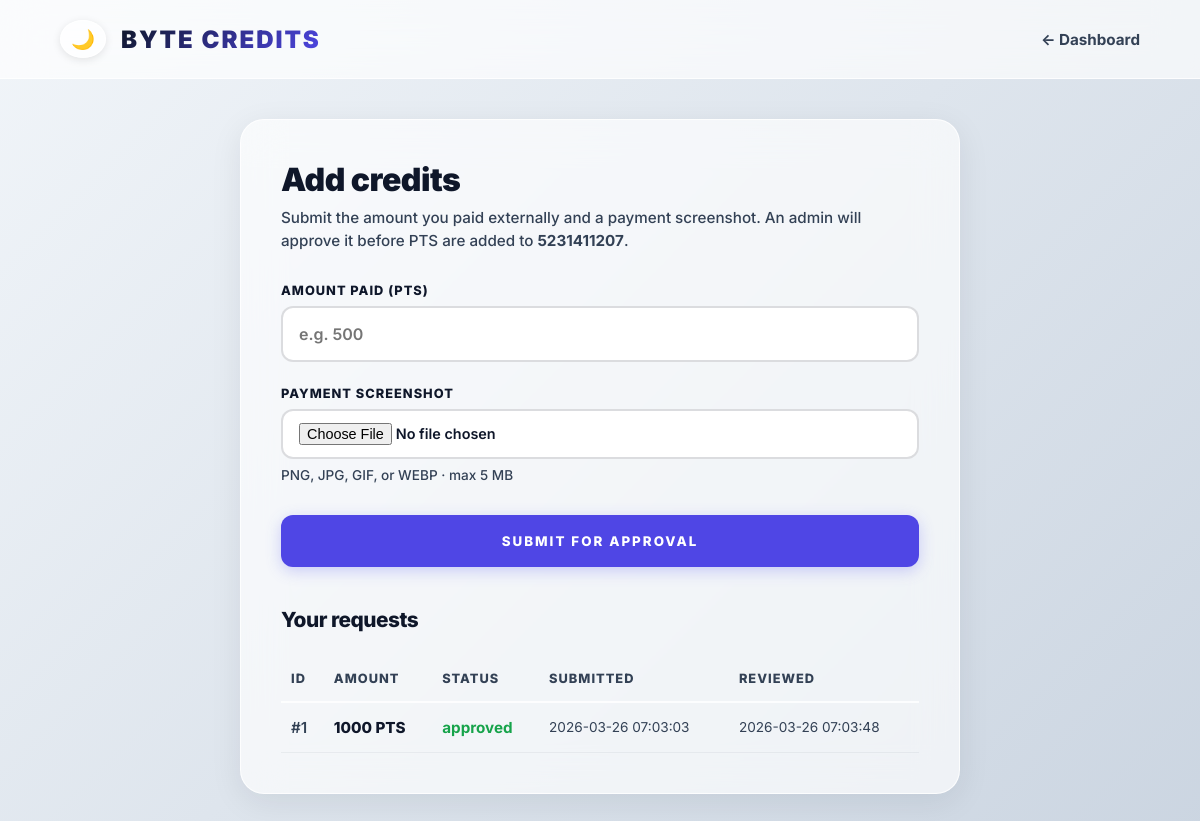
Screenshot of /add-credits (signed in) with the database file from the repository.
### tables this page shows
CREATE TABLE credit_requests (
                id INTEGER PRIMARY KEY AUTOINCREMENT,
                rollno TEXT NOT NULL,
                amount INTEGER NOT NULL,
                screenshot_path TEXT NOT NULL,
                status TEXT NOT NULL DEFAULT 'pending',
                created_at TEXT DEFAULT CURRENT_TIMESTAMP,
                reviewed_at TEXT,
                review_note TEXT,
                FOREIGN KEY (rollno) REFERENCES users(rollno)
            );

### app.py (the view, shortened to what this page needs)
@app.route("/add-credits", methods=["GET", "POST"])
@student_only_required
def add_credits():
    rollno = session.get("rollno")
    if not rollno:
        return redirect(url_for("login"))
    user = get_user_by_rollno(rollno)
    if not user:
        return redirect(url_for("logout"))
    error = None
    success = request.args.get("ok") == "1"
    with get_db() as conn:
        my_requests = conn.execute(
            """SELECT id, amount, status, created_at, reviewed_at
               FROM credit_requests WHERE rollno = ? ORDER BY id DESC LIMIT 20""",
            (rollno,),
        ).fetchall()
    return render_template(
        "add_credits.html",
        name=user["name"],
        rollno=rollno,
        wallet_balance=int(user["wallet_balance"] or 0),
        error=error,
        success=success,
        my_requests=my_requests,
    )

### app.py (called while the page is built)
def get_db():
    conn = sqlite3.connect(DB_PATH)
    conn.row_factory = sqlite3.Row
    return conn

def get_user_by_rollno(rollno: str):
    with get_db() as conn:
        return conn.execute(
            "SELECT name, rollno, department, year, phone, email, COALESCE(wallet_balance, 0) AS wallet_balance FROM users WHERE rollno = ?",
            (rollno,),
        ).fetchone()

def session_role() -> str:
    r = (session.get("role") or ROLE_STUDENT).lower()
    return r if r in _VALID_ROLES else ROLE_STUDENT

def student_only_required(f):
    @wraps(f)
    def wrapped(*args, **kwargs):
        if not session.get("user_id"):
            return redirect(url_for("login"))
        if session_role() != ROLE_STUDENT:
            return redirect_home_for_session()
        return f(*args, **kwargs)
    return wrapped

### templates/add_credits.html (shortened to what this page needs)
<!DOCTYPE html>
<html lang="en">
<head>
</head>
<body>
    <nav class="anim" style="max-width: none;">
        <div style="display:flex;align-items:center;">
            <button class="theme-toggle" id="theme-btn" onclick="toggleTheme()" title="Toggle Dark/Light Mode">🌙</button>
            <a href="/student-dashboard" class="logo">BYTE CREDITS</a>
        </div>
        <a href="/student-dashboard" class="back-btn">← Dashboard</a>
    </nav>
    <div class="wrap anim" style="animation-delay: 0.1s;">
        <h1>Add credits</h1>
        <p class="sub">Submit the amount you paid externally and a payment screenshot. An admin will approve it before PTS are added to <strong>{{ rollno }}</strong>.</p>
        <form method="post" enctype="multipart/form-data">
            <label>Amount paid (PTS)</label>
            <input type="number" name="amount" min="1" step="1" required placeholder="e.g. 500">
            <label>Payment screenshot</label>
            <input type="file" name="screenshot" accept="image/png,image/jpeg,image/jpg,image/gif,image/webp" required>
            <p class="meta">PNG, JPG, GIF, or WEBP · max 5 MB</p>
            <button type="submit" class="btn">Submit for approval</button>
        </form>
        <h2 style="margin-top:40px;font-size:1.3rem;font-weight:800;letter-spacing:-0.5px;">Your requests</h2>
        <div style="overflow-x: auto;">
            <table>
                <thead>
                    <tr><th>ID</th><th>Amount</th><th>Status</th><th>Submitted</th><th>Reviewed</th></tr>
                </thead>
                <tbody>
                    {% for r in my_requests %}
                    <tr>
                        <td style="font-weight:600; color:var(--text-muted);">#{{ r.id }}</td>
                        <td style="font-weight:800;">{{ r.amount }} PTS</td>
                        <td class="st-{{ r.status }}">{{ r.status }}</td>
                        <td style="color:var(--text-muted);font-size:0.85rem;">{{ r.created_at }}</td>
                        <td style="color:var(--text-muted);font-size:0.85rem;">{{ r.reviewed_at or '—' }}</td>
                    </tr>
                    {% else %}
                    <tr><td colspan="5" style="color:var(--text-muted);font-weight:500;">No requests yet.</td></tr>
                    {% endfor %}
                </tbody>
            </table>
        </div>
    </div>
</body>
</html>

### templates/add_credits.html (style rules this page uses)
:root { --indigo-600: #4f46e5; --indigo-500: #6366f1; --indigo-400: #818cf8; --cyan-500: #06b6d4; --cyan-400: #22d3ee; --slate-900: #0f172a; --slate-800: #1e293b; --slate-700: #334155; --slate-400: #94a3b8; --slate-100: #f1f5f9; --slate-50: #f8fafc; --bg-grad-1: var(--slate-50); --bg-grad-2: #e2e8f0; --bg-grad-3: #cbd5e1; --bg-grad-4: var(--slate-100); --text-main: var(--slate-900); --text-muted: var(--slate-700); --primary: var(--indigo-600); --secondary: var(--cyan-500); --glass-bg: rgba(255, 255, 255, 0.65); --glass-border: rgba(255, 255, 255, 0.8); --glass-shadow: 0 8px 32px rgba(15, 23, 42, 0.08); --input-bg: #ffffff; --input-border: rgba(15, 23, 42, 0.15); --success: #16a34a; --danger: #ef4444; --warning: #ca8a04; }
* { margin: 0; padding: 0; box-sizing: border-box; font-family: 'Inter', system-ui, -apple-system, sans-serif; }
body { background: linear-gradient(-45deg, var(--bg-grad-1), var(--bg-grad-2), var(--bg-grad-3), var(--bg-grad-4)); background-size: 300% 300%; animation: gradientBG 15s ease infinite; min-height: 100vh; color: var(--text-main); padding-bottom: 50px; overflow-x: hidden; transition: color 0.4s ease; }
.anim { opacity: 0; animation: fadeInUp 0.6s ease-out forwards; }
nav { display: flex; justify-content: space-between; align-items: center; padding: 20px 5%; background: var(--glass-bg); backdrop-filter: blur(20px); -webkit-backdrop-filter: blur(20px); border-bottom: 1px solid var(--glass-border); position: sticky; top: 0; z-index: 100; transition: background 0.4s ease, border-color 0.4s ease; margin-bottom: 40px; }
.logo { font-size: 1.5rem; font-weight: 900; letter-spacing: 2px; background: linear-gradient(135deg, var(--text-main), var(--primary)); -webkit-background-clip: text; -webkit-text-fill-color: transparent; text-decoration: none; }
.theme-toggle { background: var(--glass-bg); border: 1px solid var(--glass-border); color: var(--text-main); font-size: 1.2rem; cursor: pointer; padding: 6px 10px; border-radius: 50%; display: flex; align-items: center; justify-content: center; transition: transform 0.3s ease, box-shadow 0.3s ease; box-shadow: 0 2px 8px rgba(0,0,0,0.1); margin-right: 15px; }
.back-btn { color: var(--text-muted); text-decoration: none; font-weight: 700; font-size: 0.95rem; display: flex; align-items: center; gap: 8px; transition: color 0.3s ease; }
.wrap { max-width: 720px; margin: 0 auto; background: var(--glass-bg); backdrop-filter: blur(20px); -webkit-backdrop-filter: blur(20px); border: 1px solid var(--glass-border); border-radius: 24px; padding: 40px; box-shadow: var(--glass-shadow); transition: background 0.4s ease, border-color 0.4s ease; }
h1 { font-size: 2rem; margin-bottom: 8px; font-weight: 900; letter-spacing: -0.5px; }
.sub { color: var(--text-muted); font-size: 0.95rem; margin-bottom: 30px; line-height: 1.5; font-weight: 500; }
label { display: block; font-size: 0.8rem; text-transform: uppercase; letter-spacing: 1px; color: var(--text-main); margin-bottom: 8px; font-weight: 800; }
input[type="number"], input[type="file"] { width: 100%; background: var(--input-bg); border: 2px solid var(--input-border); padding: 16px; border-radius: 12px; color: var(--text-main); font-size: 1rem; font-weight: 600; margin-bottom: 24px; outline: none; transition: 0.3s; }
input[type="file"] { padding: 12px 16px; font-size: 0.9rem; }
.btn { width: 100%; padding: 18px; background: var(--primary); border: none; border-radius: 12px; color: #ffffff; font-weight: 800; text-transform: uppercase; letter-spacing: 2px; cursor: pointer; margin-top: 8px; transition: 0.3s; box-shadow: 0 4px 15px rgba(99, 102, 241, 0.3); }
.meta { font-size: 0.85rem; color: var(--text-muted); margin-top: -16px; margin-bottom: 24px; font-weight: 500; }
table { width: 100%; border-collapse: separate; border-spacing: 0; margin-top: 24px; font-size: 0.95rem; }
th, td { text-align: left; padding: 15px 10px; border-bottom: 1px solid rgba(15, 23, 42, 0.05); transition: background 0.3s ease; }
th { color: var(--text-muted); font-size: 0.8rem; text-transform: uppercase; letter-spacing: 1px; font-weight: 800; border-bottom: 2px solid var(--glass-border); }
.st-approved { color: var(--success); font-weight: 700; }

### rows the page displays
credit_requests: id "1", amount "1000", status "approved", created_at "2026-03-26 07:03:03", reviewed_at "2026-03-26 07:03:48"

### other values shown
{{ rollno }} "5231411207"
